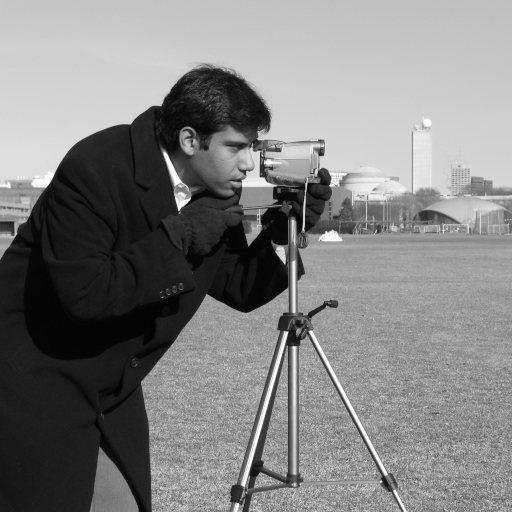
#> input picture skimage.data.camera(), 512 x 512 px
$ jupyter execute IP_Lab5.ipynb   (shell and % lines are left out)
#> lines starting #> are read from the running program, lines starting #| are printed output that depends on the picture
[cell 1]
from skimage import data
image = data.camera()
#> image is the input picture: shape (512, 512); min 0, max 255, mean 129.1

[cell 2]
import matplotlib.pyplot as plt
from skimage.transform import warp
from skimage import data
from skimage.transform import SimilarityTransform
from skimage import transform as tf

[cell 3]
import numpy as np
img = plt.imread("bird.png")
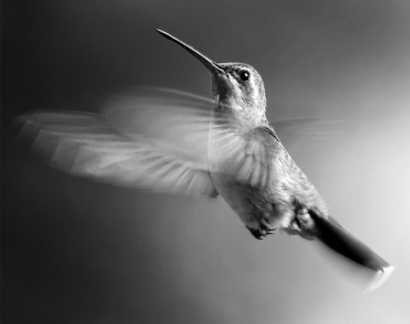
#> input picture Lab 5/bird.png, 410 x 324 px
#> img is the input picture: shape (324, 410, 3) float32; min 0, max 1, mean 0.403
img = np.asarray(img,dtype=np.float32)
img

[cell 4]
plt.imshow(img)

[cell 5]
import math
#text = data.text()

tform = tf.SimilarityTransform(translation=(img.shape[0]/2, -100))

bottom_left = tf.warp(img, tform)
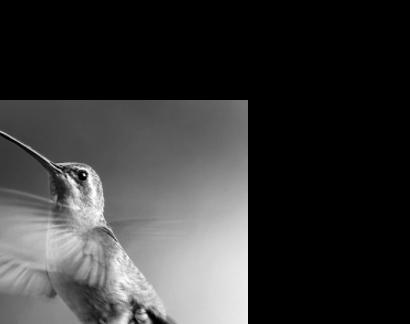
#> bottom_left: shape (324, 410, 3) float32; min 0, max 1, mean 0.215
top_right = tf.warp(bottom_left, tform.inverse)
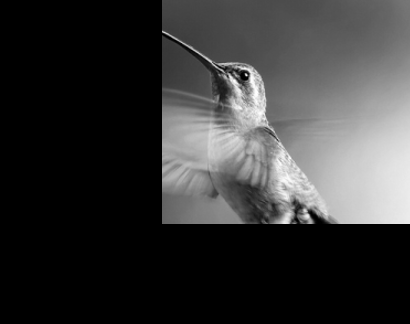
#> top_right: shape (324, 410, 3) float32; min 0, max 1, mean 0.215

[cell 6]
plt.imshow(bottom_left, cmap=plt.cm.gray)

[cell 7]
plt.imshow(top_right, cmap=plt.cm.gray)

b)	Scale, rotation, translation

You can use the above functions for performing these three geometric transforms together.

About scaling:
(x’, y’) = (a*x, b*y) where (x’, y’) are new coordinates after scaling, (x, y) are original coordinates, a and b are scaling factors.

[cell 8]
tform_b = tf.SimilarityTransform(scale=2,rotation=math.pi/4, translation=(img.shape[0]/2, -100))
s_r_t = tf.warp(img, tform_b)
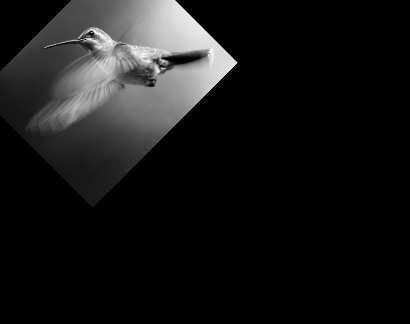
#> s_r_t: shape (324, 410, 3) float32; min 0, max 0.989, mean 0.0913
plt.imshow(s_r_t)

## 2.	Perform the following geometric transforms without using inbuilt functions.

[cell 9]
# a) Apply the horizontal shear (shear parallel to the x axis) on the image with shear factor = 2.
# It converts the coordinates from (x,y) to the point (x+my, y) where m is the shear factor.

import cv2
img = cv2.imread('bird.png')
#> img: shape (324, 410, 3); min 0, max 255, mean 102.9

rows, cols, ch = img.shape
#> rows = 324; cols = 410; ch = 3

pts1 = np.float32([[50,50],[200,50],[50,200]])
pts2 = np.float32([[10,100],[200,50],[100,250]])

M = cv2.getAffineTransform(pts1, pts2)
dst = cv2.warpAffine(img, M, (cols, rows))
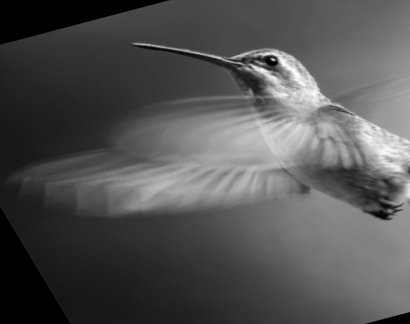
#> dst: shape (324, 410, 3); min 0, max 254, mean 82.8

plt.imshow(dst)
